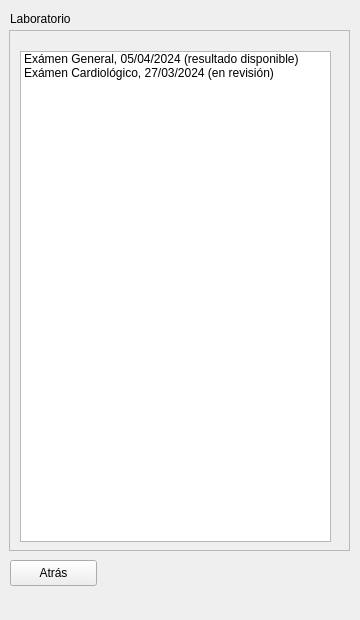
<?xml version="1.0" encoding="UTF-8"?>
<ui version="4.0">
 <class>patientLabMenu</class>
 <widget class="QWidget" name="patientLabMenu">
  <property name="geometry">
   <rect>
    <x>0</x>
    <y>0</y>
    <width>360</width>
    <height>620</height>
   </rect>
  </property>
  <property name="minimumSize">
   <size>
    <width>360</width>
    <height>620</height>
   </size>
  </property>
  <property name="maximumSize">
   <size>
    <width>900</width>
    <height>1600</height>
   </size>
  </property>
  <property name="windowTitle">
   <string>Form</string>
  </property>
  <property name="autoFillBackground">
   <bool>true</bool>
  </property>
  <widget class="QScrollArea" name="scrollArea">
   <property name="geometry">
    <rect>
     <x>9</x>
     <y>30</y>
     <width>341</width>
     <height>521</height>
    </rect>
   </property>
   <property name="widgetResizable">
    <bool>true</bool>
   </property>
   <widget class="QWidget" name="scrollAreaWidgetContents">
    <property name="geometry">
     <rect>
      <x>0</x>
      <y>0</y>
      <width>339</width>
      <height>519</height>
     </rect>
    </property>
    <widget class="QListWidget" name="listWidget">
     <property name="geometry">
      <rect>
       <x>10</x>
       <y>20</y>
       <width>311</width>
       <height>491</height>
      </rect>
     </property>
     <item>
      <property name="text">
       <string>Exámen General, 05/04/2024 (resultado disponible)</string>
      </property>
     </item>
     <item>
      <property name="text">
       <string>Exámen Cardiológico, 27/03/2024 (en revisión)</string>
      </property>
     </item>
    </widget>
   </widget>
  </widget>
  <widget class="QLabel" name="label">
   <property name="geometry">
    <rect>
     <x>10</x>
     <y>10</y>
     <width>81</width>
     <height>18</height>
    </rect>
   </property>
   <property name="text">
    <string>Laboratorio</string>
   </property>
  </widget>
  <widget class="QPushButton" name="backButton">
   <property name="geometry">
    <rect>
     <x>10</x>
     <y>560</y>
     <width>87</width>
     <height>26</height>
    </rect>
   </property>
   <property name="text">
    <string>Atrás</string>
   </property>
  </widget>
 </widget>
 <resources/>
 <connections/>
</ui>
